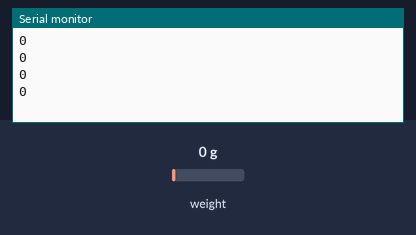
Simulated run of this sketch. Board: ESP32. On the bench: the last lines printed to the serial monitor. The test bench sets the inputs (shaded band); at power-on: weight on the scale 0 g.

Above: at 1.2 s.
1.3 s: weight on the scale set to 100 g
At 1.51 s:
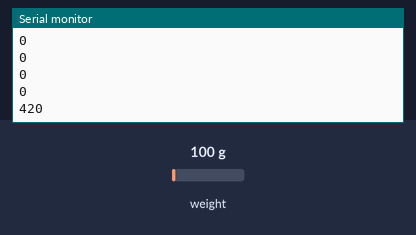
2.8 s: weight on the scale set to 1250 g
At 3.01 s:
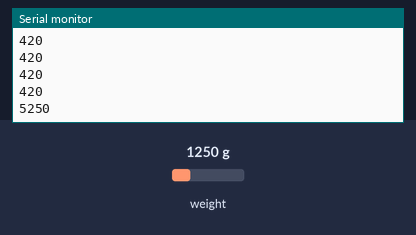
Timing chart, 0 to 5.8 s (numbered marks = the images above; inputs shaded):
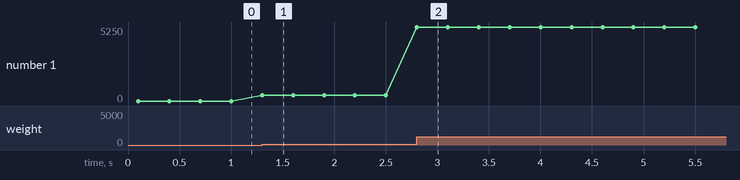

Measured:
- after the input at 1.3 s, the serial monitor: prints a new line at once (image 1)
- after the input at 2.8 s, the serial monitor: prints a new line at once (image 2)
- plotted number 1: 0 → 420 after the input at 1.3 s, 420 → 5250 after the input at 2.8 s

The sketch:

main.ino
```cpp
#include "src/HX711.h"

// HX711 circuit wiring
const int LOADCELL_DOUT_PIN = 2;
const int LOADCELL_SCK_PIN = 3;

HX711 scale;

void setup() {
  Serial.begin(9600);
  scale.begin(LOADCELL_DOUT_PIN, LOADCELL_SCK_PIN);
}

void loop() {

  if (scale.is_ready()) {
    long reading = scale.read();
    reading = reading / 100;
    Serial.println(reading);
  } else {
    Serial.println("scale not ready");
  }


  delay(200);

}
```
